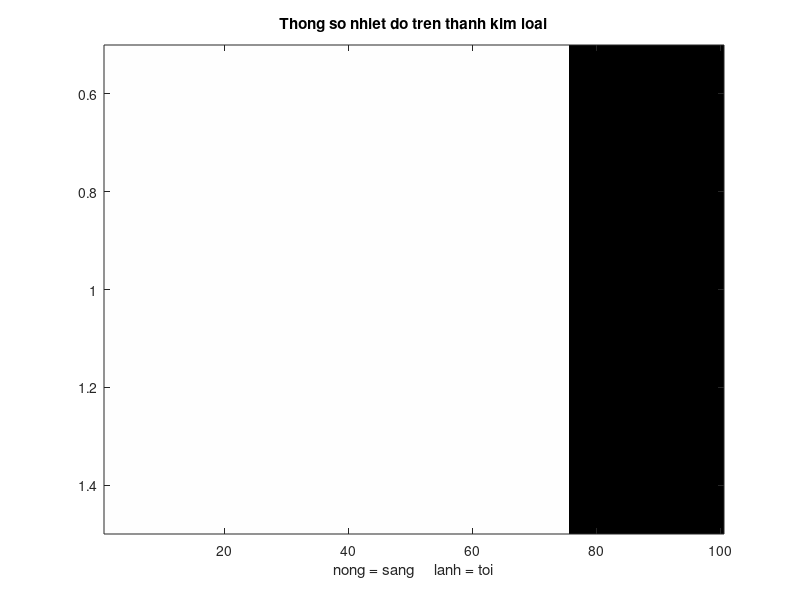

MATLAB code for this plot: (Note: this script raises an error after producing the figure.)
%27/5/2013
% Mo phong khuech tan phi tuyen voi qua trinh nhiet
%
% NLDIF_DEMO1.
%
clc
clf
%fig = gcf;
fig = 1;
figure(fig)
clf
colormap(gray(256))
b = zeros(1,100);
b(1:75) = 255;
image(b);
title('Thong so nhiet do tren thanh kim loai')
xlabel('nong = sang     lanh = toi')
disp('Ap dung khuech tan tuyen tinh ')
disp('Press any key to continue...')
pause

y = ldif(b,linspace(1,10,150),150,fig,20);%Bo loc khuech tan tuyen tinh

disp('Bay gio chung ta ap dung bo loc khuech tan phi tuyen de thay su khac biet ')
disp('Press any key to continue...')
pause
b = zeros(2,100);
b(:,1:75) = 255;
y = nldif(b,4,0.1,16,.2,50,fig,20,'dfstep',500); %Bo loc khuech tan phi tuyen

disp('Tiep theo tac dong them nhieu va xem ket qua ')
disp('Press any key to continue...')
pause
b = zeros(50,100);
b(:,1:75) = 255;
bn = noise(b,'ag','50%');% Tac dong nhieu Gauss = 50%
clf
colormap(gray(256))
image(bn)
title('Thong so nhiet do tren thanh kim loai - Nhieu Gauss 50%')
xlabel('nong = sang     lanh = toi')
disp('Ap dung bo loc khuech tan phi tuyen va xem ket qua ')
disp('Press any key to continue...')
pause

y = nldif(bn,15,2.5,16,2,20,fig,3, 'aos');%Bo loc khuech tan phi tuyen

disp('De thay ro su anh huong cua cac tham so chung ta quan sat gradientva khuech tan cua anh sau buoc thu 20')
disp('tham so sigma bat dau tang va lambda bat dau giam.')
disp(' ')
disp('Press any key to continue...')
pause

y = nldif(bn,15,2.5,12,2,1,fig,1,'grad', 'flux', 'aos');%Bo loc khuech tan phi tuyen
figure(fig+1)
colormap(hot(256))
figure(fig+2)
colormap(hot(256))
disp('press any key to see result...')
pause

y = nldif(bn,[linspace(10,10,20) linspace(20,50,20)],[linspace(2.5,2.5,20) linspace(2,.01,20)],12,2,40,fig,2,'grad', 'flux', 'aos');